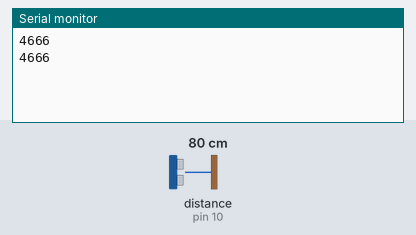
A sketch run on a simulated Arduino Uno, built with avr-gcc and run on an emulated ATmega328P. Parts: the last lines printed to the serial monitor. Wiring (inferred from the names in the program): ultrasonic range finder: trigger pin 9; echo pin 10. The test bench sets the inputs (shaded band); at power-on: distance to the obstacle (sensor on pin 10) 80 cm. The echo pulse lasts 58.3 µs per cm.

Above: at 1.8 s.
1.9 s: distance to the obstacle (sensor on pin 10) set to 2 cm
At 2.6 s:
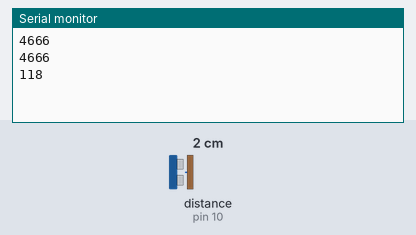
3.4 s: distance to the obstacle (sensor on pin 10) set to 4 cm
At 4.8 s:
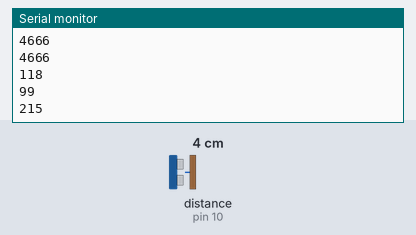
Timing chart, 0 to 6.4 s (numbered marks = the images above; inputs shaded):
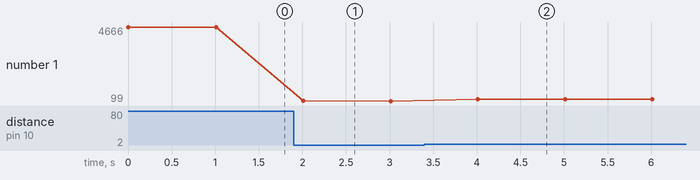

Measured:
- after the input at 1.9 s, the serial monitor: prints a new line after 0.11 s (image 1)
- after the input at 3.4 s, the serial monitor: prints a new line after 0.61 s (image 2)
- plotted number 1: 4666 → 99 after the input at 1.9 s, 99 → 215 after the input at 3.4 s

The sketch:

rangefinder.ino
```cpp
#define SOUNDSPEED 0.034
#define THRESHOLD 10

const int trigPin = 9;
const int echoPin = 10;

long duration;
int distance;
int pos;

void setup() {
  // put your setup code here, to run once:
  pinMode(trigPin, OUTPUT);
  pinMode(echoPin, INPUT);
  Serial.begin(9600);
}

void loop() {


    readDistance();
//    while (distance <=THRESHOLD){
//      readDistance();
//    }
    delay(500);

}

void readDistance(){
  // put your main code here, to run repeatedly:
  digitalWrite(trigPin, LOW);
  delayMicroseconds(10);
  digitalWrite(trigPin, HIGH);
  delayMicroseconds(10);
  digitalWrite(trigPin, LOW);

  duration = pulseIn(echoPin, HIGH);
   Serial.println(duration);
//  distance = duration*SOUNDSPEED/2;
//
//  Serial.print("Distance: ");
//  Serial.print(distance);
//  Serial.println(" cm");
  delay(500);
}
```
